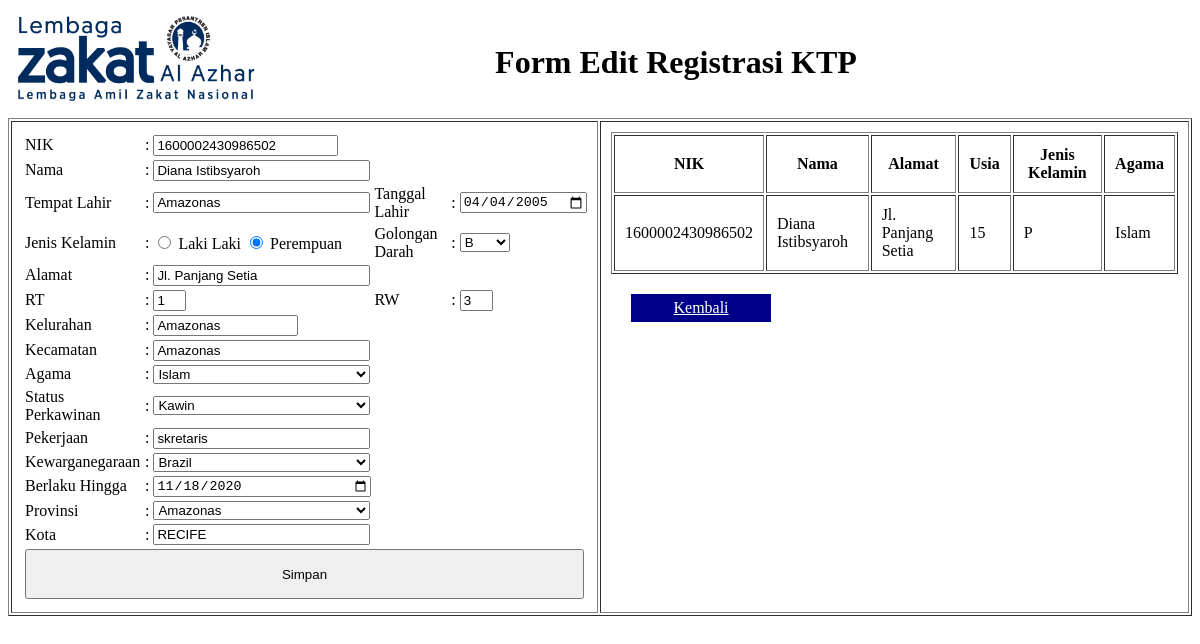
Page /edit.php?NIK=1600002430986502 on the committed database.
### tables this page shows
CREATE TABLE `dataKtps` (
  `NIK` varchar(16) NOT NULL,
  `Nama` varchar(50) DEFAULT NULL,
  `tempatLahir` varchar(20) DEFAULT NULL,
  `tanggalLahir` date DEFAULT NULL,
  `jenisKelamin` varchar(1) DEFAULT NULL,
  `golonganDarah` varchar(2) DEFAULT NULL,
  `alamat` varchar(200) DEFAULT NULL,
  `rt` varchar(5) DEFAULT NULL,
  `rw` varchar(5) DEFAULT NULL,
  `kelurahan` varchar(100) DEFAULT NULL,
  `kecamatan` varchar(100) DEFAULT NULL,
  `statusPerkawinan` varchar(50) DEFAULT NULL,
  `agama` varchar(10) DEFAULT NULL,
  `pekerjaan` varchar(20) DEFAULT NULL,
  `id_negara` varchar(10) DEFAULT NULL,
  `berlakuhingga` date DEFAULT NULL,
  `id_provinsi` varchar(20) DEFAULT NULL,
  `id_kota` varchar(20) DEFAULT NULL,
  `foto` varchar(20) DEFAULT NULL,
  `tandaTangan` blob DEFAULT NULL,
  `tanggalPembuatan` date DEFAULT NULL
);

### edit.php (the view, shortened to what this page needs)
<?php
$connect = mysqli_connect("localhost","ilham","ilham","dbKTP");
$NIK = $_GET['NIK'];
$sql = "SELECT *, year(CURRENT_DATE())-year(tanggalLahir) AS usia FROM dataKtps
WHERE NIK=$NIK LIMIT 7";
$query = mysqli_query($connect, $sql);
$ktp = mysqli_fetch_assoc($query);
?>
<!DOCTYPE html>
<html lang="en">
<head>
</head>
<body>
    <table style="width: 100%;"  >
        <tr>
            <td>
                <img src="logo.png" width="250">
            </td>
            <td><h1>Form Edit Registrasi KTP</h1></td>
        </tr>
    </table>
    <table border="1"  cellpadding="10">
        <tr>
            <td >
                <table border="0">
                <form action="proses-edit.php" method="POST" enctype="multipart/form-data">
                    <tr>
                        <td> <label>NIK</label>  </td>
                        <td> <label>:</label>    </td>
                        <td> <input name="NIK" type="number" size="24" value ="<?php echo $ktp['NIK']; ?>" readonly> </td>
                    </tr>
                    <tr>
                        <td> <label>Nama</label>  </td>
                        <td> <label>:</label>    </td>
                        <td> <input  name="Nama" type="text" size="24"
                        value ="<?php echo $ktp['Nama']; ?>"> </td>
                    </tr>
                    <tr>
                        <td> <label>Tempat Lahir</label>  </td>
                        <td> <label>:</label>    </td>
                        <td> <input  name="tempatLahir" type="text" size="24" value ="<?php echo $ktp['tempatLahir'] ?>"></td>
                        <td> <label>Tanggal Lahir</label>  </td>
                        <td> <label>:</label>    </td>
                        <td> <input  name="tanggalLahir" type="date" style="width: 98%;" value ="<?php echo $ktp['tanggalLahir'] ?>"> </td>
                    </tr>
                    <tr>
                        <td> <label>Jenis Kelamin</label>  </td>
                        <td> <label>:</label>    </td><?php $jenisKelamin = $ktp['jenisKelamin']; ?>
                        <td> <input  <?php echo ($jenisKelamin == 'L') ? "checked": "" ?>  type="radio" size="24" name="jenisKelamin" value="L"> <label>Laki Laki</label>
                            <input  <?php echo ($jenisKelamin == 'P') ? "checked": "" ?>  type="radio" size="24" value="P" name="jenisKelamin"> <label>Perempuan</label>
                        </td>
                        <td> <label>Golongan Darah</label>  </td>
                        <td> <label>:</label>    </td>
                        <td>  <?php $golonganDarah = $ktp['golonganDarah']; ?>
                        <select id="txtgoldarah" name="golonganDarah" style="width: 50px;">
                            <option <?php echo ($golonganDarah == 'B') ? "selected": "" ?> value="B">B</option>
                          </select>
                        </td>
                    </tr>
                    <tr>
                        <td> <label>Alamat</label>  </td>
                        <td> <label>:</label>    </td>
                        <td> <input  name="alamat" type="text" size="24" value ="<?php echo $ktp['alamat'] ?>"> </td>
                    </tr>
                    <tr>
                        <td> <label>RT</label>  </td>
                        <td> <label>:</label>    </td>
                        <td> <input  name="rt" type="text" size="1" value ="<?php echo $ktp['rt']; ?>"> </td>
                        <td> <label>RW</label>  </td>
                        <td> <label>:</label>    </td>
                        <td> <input  name="rw" type="text" size="1" value ="<?php echo $ktp['rw']; ?>"> </td>
                    </tr>
                    <tr>
                        <td> <label>Kelurahan</label>  </td>
                        <td> <label>:</label>    </td>
                        <td> <input name="kelurahan" type="text" size="15" value ="<?php echo $ktp['kelurahan']; ?>"> </td>
                    </tr>
                    <tr>
                        <td background> <label>Kecamatan</label>  </td>
                        <td> <label>:</label>    </td>
                        <td> <input  name="kecamatan" type="text" size="24" value ="<?php echo $ktp['kecamatan']; ?>"> </td>
                    </tr>
                    <tr>
                        <td> <label>Agama</label>  </td>
                        <td> <label>:</label>    </td>
                        <?php $agama = $ktp['agama']; ?>
                        <td> <select  name="agama" style="width: 100%;">
                            <option <?php echo ($agama == 'Islam') ? "selected": "" ?>  value="Islam">Islam</option>
                          </select>
                        </td>
                    </tr>
                    <tr>
                        <td> <label>Status Perkawinan</label>  </td>
                        <td> <label>:</label>    </td>
                        <?php $statusPerkawinan = $ktp['statusPerkawinan']; ?>
                        <td>
                        <select  name="statusPerkawinan" style="width: 100%;">
                            <option  <?php echo ($statusPerkawinan == 'Kawin') ? "selected": "" ?> value="Kawin">Kawin</option>
                          </select>
                         </td>
                    </tr>
                    <tr>
                        <td> <label>Pekerjaan</label>  </td>
                        <td> <label>:</label>    </td>
                        <td> <input  name="pekerjaan" type="text" size="24" value ="<?php echo $ktp['pekerjaan']; ?>"> </td>
                    </tr>
                    <tr>
                        <td> <label>Kewarganegaraan</label>  </td>
                        <td> <label>:</label>    </td>
                        <?php $id_negara = $ktp['id_negara']; ?>
                        <td>
                        <select name="id_negara" style="width: 100%;">
                            <option  <?php echo ($id_negara == 'BZL') ? "selected": "" ?> value="BZL">Brazil</option>
                          </select> </td>
                    </tr>
                    <tr>
                        <td> <label>Berlaku Hingga</label>  </td>
                        <td> <label>:</label>    </td>
                        <td> <input name="berlakuhingga" type="date" style="width: 98%;" value ="<?php echo $ktp['berlakuhingga']; ?>"> </td>
                    </tr>
                    <tr>
                        <td> <label>Provinsi</label>  </td>
                        <td> <label>:</label>    </td>
                        <?php $id_provinsi = $ktp['id_provinsi']; ?>
                        <td>
                        <select name="id_provinsi" style="width: 100%;">
                             <option <?php echo ($id_provinsi == 'AMAZONAS') ? "selected": "" ?> value="AMAZONAS">Amazonas</option>
                          </select></td>
                    </tr>
                    <tr>
                        <td> <label>Kota</label>  </td>
                        <td> <label>:</label>    </td>
                        <td> <input  name="id_kota" type="text" size="24" value ="<?php echo $ktp['id_kota']; ?>">
                     </td>
                    </tr>
                    <tr>
                        <td colspan="6">
                    <input type="submit" value="Simpan" name="daftar" style="width: 100%; height: 50px;" />
                        </td>
                    </tr>
                </form>
                </table>
            </td>
            <td style="vertical-align: top;"  >
               <table id="tblID" border="1" style="width: 100%;" cellpadding="10">
                   <tr>
                       <th>NIK</th>
                       <th>Nama</th>
                       <th>Alamat</th>
                       <th>Usia</th>
                       <th>Jenis Kelamin</th>
                       <th>Agama</th>
                   </tr>
                   <?php
                    echo "<tr>
                    <td>".$ktp['NIK']."</td>
                    <td>".$ktp['Nama']."</td>
                    <td>".$ktp['alamat']."</td>
                    <td>".$ktp['usia']."</td>
                    <td>".$ktp['jenisKelamin']."</td>
                    <td>".$ktp['agama']."</td>
                    </tr>";
                   ?>
               </table>
                   <div class="btn"><a href="index.php" style=" color: white;">Kembali</a></div>
            </td>
        </tr>
    </table>
</body>
</html>

### edit.php (style rules this page uses)
.btn { padding : 5px 20px; background : darkblue; margin : 20px; width : 100px; text-align: center; }

### rows in the picture
dataktps: NIK "1600002430986502", Nama "Diana Istibsyaroh", tempatLahir "Amazonas", tanggalLahir "04/04/2005", jenisKelamin "☑", golonganDarah "B", alamat "Jl. Panjang Setia", rt "1", rw "3", kelurahan "Amazonas", kecamatan "Amazonas", agama "Islam", statusPerkawinan "Kawin", pekerjaan "skretaris", id_negara "Brazil", berlakuhingga "11/18/2020", id_provinsi "Amazonas", id_kota "RECIFE", jenisKelamin "P"

### other values in the picture
$ktp['usia'] "15"
